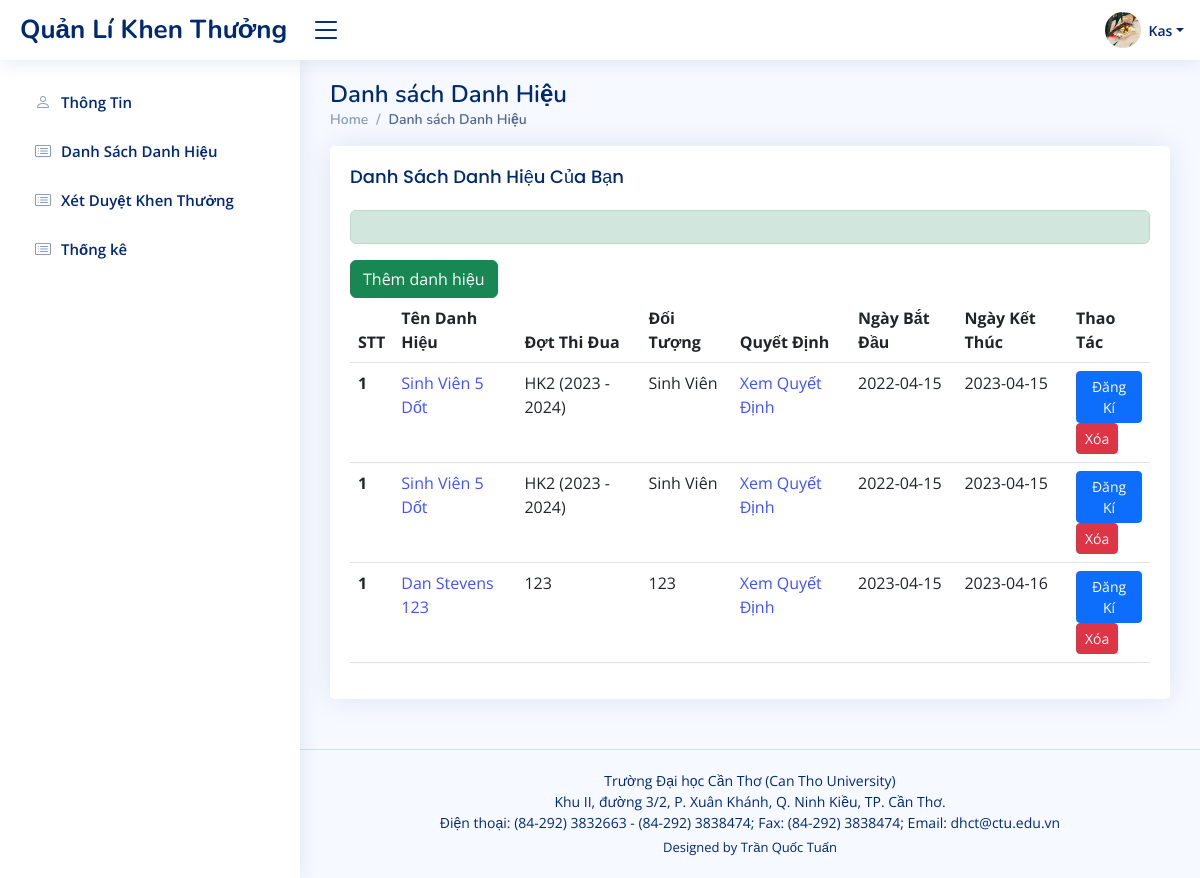
The app's page /pages-dsdh111.php (signed in) with its own data.
### tables this page shows
CREATE TABLE IF NOT EXISTS `danhhieu` (
  `id` int NOT NULL AUTO_INCREMENT,
  `name` varchar(250) DEFAULT NULL,
  `dotthidua` varchar(250) DEFAULT NULL,
  `doituong` varchar(250) DEFAULT NULL,
  `quyetdinh` varchar(250) DEFAULT NULL,
  `ngaybatdau` date DEFAULT NULL,
  `ngayketthuc` date DEFAULT NULL,
  PRIMARY KEY (`id`)
);

### lib/database.php (called while the page is built, shortened)
<?php
Class Database{
   public $host   = DB_HOST;
   public $user   = DB_USER;
   public $pass   = DB_PASS;
   public $dbname = DB_NAME;
   public $link;
private function connectDB(){
   $this->link = new mysqli($this->host, $this->user, $this->pass,
    $this->dbname);
 }
public function select($query){
  $result = $this->link->query($query) or
   die($this->link->error.__LINE__);
  if($result->num_rows > 0){
    return $result;
  } else {
    return false;
  }
 }
}

### pages-dsdh111.php (the view, shortened to what this page needs)
<?php
$message = '';
include 'lib/database.php';
$conn = new Database();
$sql = "SELECT * FROM danhhieu";
$data = [];
$result = $conn->select($sql);
while ($row = mysqli_fetch_array($result, 1)) {
    $data[] = $row;
}
include 'admin/inc/header.php';
include 'admin/inc/sidebar.php';
?>
<main id="main" class="main">
    <div class="pagetitle">
        <h1>Danh sách Danh Hiệu</h1>
        <nav>
            <ol class="breadcrumb">
                <li class="breadcrumb-item"><a href="index.php">Home</a></li>
                <li class="breadcrumb-item active">Danh sách Danh Hiệu</li>
            </ol>
        </nav>
    </div>
    <section class="section">
        <div class="row">
            <div class="col-lg-12">
                <div class="card">
                    <div class="card-body">
                        <h5 class="card-title">Danh Sách Danh Hiệu Của Bạn</h5>
                        <div class="alert alert-success"><?= $message ?></div>
                        <?php
                        if ($_SESSION['role']) {
                            echo '<a href="/add_dh.php" class="btn btn-success">Thêm danh hiệu</a>';
                        }
                        ?>
                        <table class="table">
                            <thead>
                                <tr>
                                    <th scope="col">STT</th>
                                    <th scope="col">Tên Danh Hiệu</th>
                                    <th scope="col">Đợt Thi Đua</th>
                                    <th scope="col">Đối Tượng</th>
                                    <th scope="col">Quyết Định</th>
                                    <th scope="col">Ngày Bắt Đầu</th>
                                    <th scope="col">Ngày Kết Thúc</th>
                                    <th scope="col">Thao Tác</th>
                                </tr>
                            </thead>
                            <tbody>
                                <?php
                                foreach ($data as $item) {
                                    echo '
                                        <tr>
                                            <th scope="row">1</th>
                                            <td><a href="edit-dh.php?id='.$item['id'].'">'.$item['name'].'</a></td>
                                            <td>' . $item['dotthidua'] . '</td>
                                            <td>' . $item['doituong'] . '</td>
                                            <td><a href="https://www.facebook.com/">Xem Quyết Định</a></td>
                                            <td>' . $item['ngaybatdau'] . '</td>
                                            <td>' . $item['ngayketthuc'] . '</td>
                                            <td>
                                                <form action="pages-dkdh.php">
                                                    <button type="submit" class="btn btn-primary btn-sm">Đăng Kí</button>
                                                </form>
                                                <form name="formDeleteDH" action="process-dh.php" method="POST">
                                                    <input hidden type="text" value="' . $item['id'] . '" name="id_dh">
                                                    <input hidden type="text" value="delete" name="action">
                                                    <button type="submit" onclick=" return deleteDH(this)" class="btn btn-danger btn-sm">Xóa</button>
                                                </form>
                                            </td>
                                        </tr>';
                                }
                                ?>
                            </tbody>
                        </table>
                    </div>
                </div>
            </div>
        </div>
    </section>
</main>
<?php
include 'inc/footer.php';
?>

### assets/css/style.css (style rules this page uses)
:root { scroll-behavior: smooth; }
body { font-family: "Open Sans", sans-serif; background: #f6f9ff; color: #444444; }
a { color: #4154f1; text-decoration: none; }
h1, h2, h3, h4, h5, h6 { font-family: "Nunito", sans-serif; }
#main { margin-top: 60px; padding: 20px 30px; transition: all 0.3s; }
.pagetitle { margin-bottom: 10px; }
.pagetitle h1 { font-size: 24px; margin-bottom: 0; font-weight: 600; color: #012970; }
.card { margin-bottom: 30px; border: none; border-radius: 5px; box-shadow: 0px 0 30px rgba(1, 41, 112, 0.1); }
.card-title { padding: 20px 0 15px 0; font-size: 18px; font-weight: 500; color: #012970; font-family: "Poppins", sans-serif; }
.card-body { padding: 0 20px 20px 20px; }
.breadcrumb { font-size: 14px; font-family: "Nunito", sans-serif; color: #899bbd; font-weight: 600; }
.breadcrumb a { color: #899bbd; transition: 0.3s; }
.breadcrumb .breadcrumb-item::before { color: #899bbd; }
.breadcrumb .active { color: #51678f; font-weight: 600; }
@media (min-width: 1200px) { #main, #footer { margin-left: 300px; } }

### records on screen
danhhieu: name "Sinh Viên 5 Dốt", dotthidua "HK2 (2023 - 2024)", doituong "Sinh Viên", ngaybatdau "2022-04-15", ngayketthuc "2023-04-15"
danhhieu: name "Sinh Viên 5 Dốt", dotthidua "HK2 (2023 - 2024)", doituong "Sinh Viên", ngaybatdau "2022-04-15", ngayketthuc "2023-04-15"
danhhieu: name "Dan Stevens 123", dotthidua "123", doituong "123", ngaybatdau "2023-04-15", ngayketthuc "2023-04-16"
